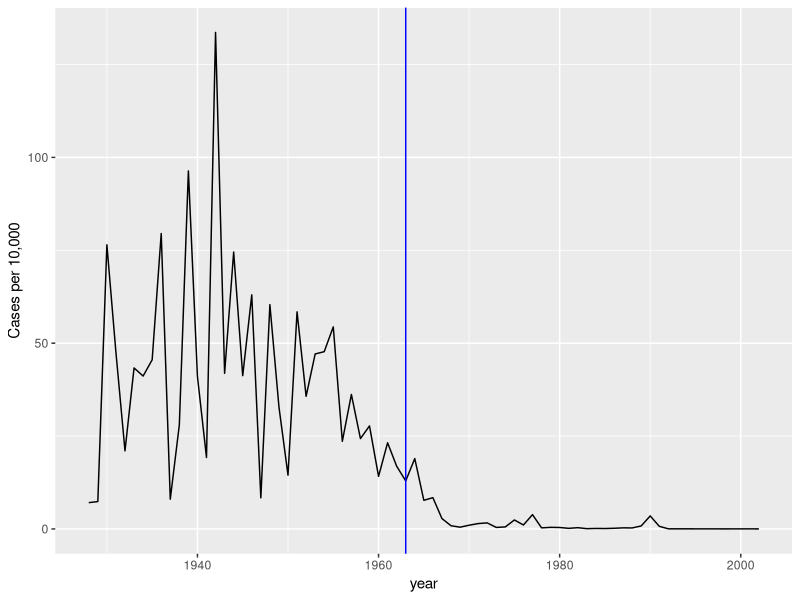
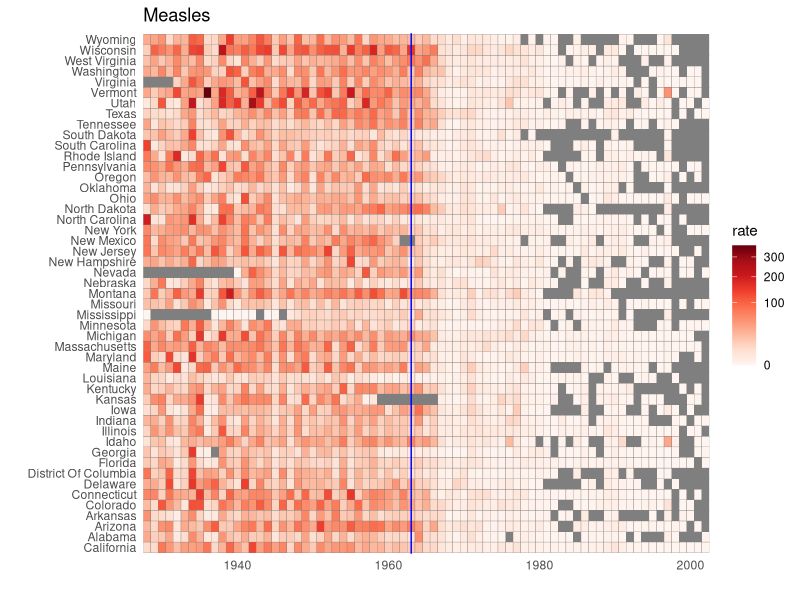

Recreate these plots in R, in order.
# import data and inspect
library(tidyverse)
library(dslabs)
data(us_contagious_diseases)
str(us_contagious_diseases)

# assign dat to the per 10,000 rate of measles, removing Alaska and Hawaii
# and adjusting for weeks reporting
the_disease <- "Measles"
dat <- us_contagious_diseases %>%
  filter(!state %in% c("Hawaii", "Alaska") & disease == the_disease) %>%
  mutate(rate = count / population * 10000 * 52/weeks_reporting) %>%
  mutate(state = reorder(state, rate))

# plot disease rates per year in California
dat %>% filter( state == "California" & !is.na(rate) ) %>%
  ggplot( aes(year, rate) ) +
  geom_line() +
  ylab("Cases per 10,000") +
  geom_vline( xintercept=1963, col = "blue" )

# tile plot of disease rate by state and year
dat %>% ggplot(aes(year, state, fill=rate)) +
  geom_tile(color = "grey50") +
  scale_x_continuous(expand = c(0,0)) +
  scale_fill_gradientn(colors = RColorBrewer::brewer.pal(9, "Reds"), trans = "sqrt") +
  geom_vline(xintercept = 1963, col = "blue") +
  theme_minimal() + theme(panel.grid = element_blank()) +
  ggtitle(the_disease) +
  ylab("") +
  xlab("")
